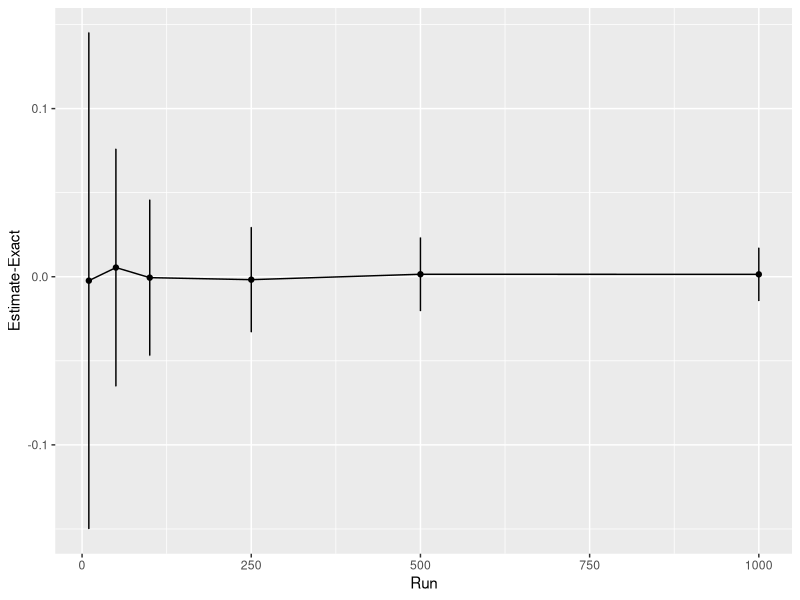
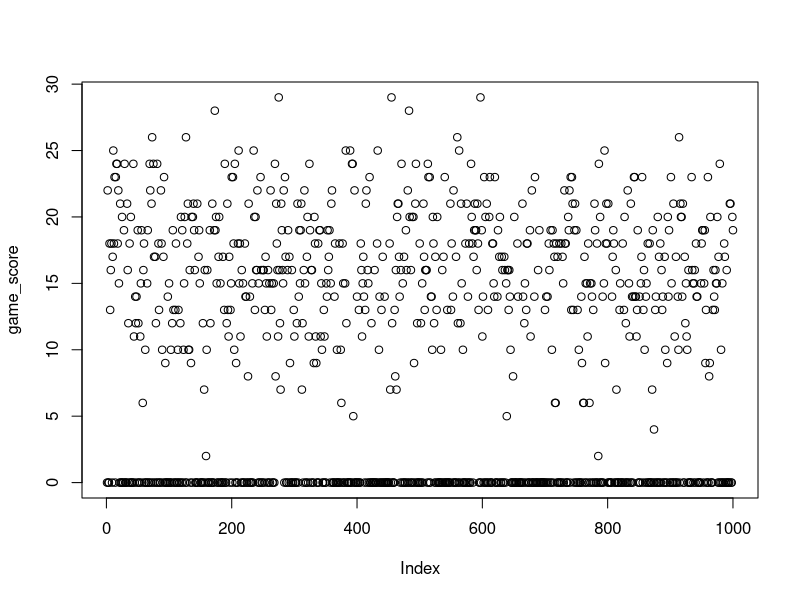

The R source for these figures, in order:
## ---- chunk 1
# Function to perform a single Monte Carlo integration estimate
monte_carlo_integral <- function(sample_size, lower = 1, upper = 3,
                                mean = 1, sd = 2) {
  # Simulate normally distributed numbers
  sims <- rnorm(sample_size, mean = mean, sd = sd)
  # Find proportion of values between lower and upper bounds
  mc_estimate <- sum(sims >= lower & sims <= upper) / sample_size
  return(mc_estimate)
}

# Function to estimate Monte Carlo accuracy for a given sample size
estimate_mc_accuracy <- function(sample_size, rpts = 100, lower = 1, upper = 3,
                                mean = 1, sd = 2) {
  # Calculate exact value of the integral
  mc_exact <- pnorm(q = upper, mean = mean, sd = sd) -
              pnorm(q = lower, mean = mean, sd = sd)

  # Vector to store results from each repeat
  mc_estimates <- rep(0, rpts)

  # Repeat the Monte Carlo estimation rpts times
  for (j in 1:rpts) {
    mc_estimates[j] <- monte_carlo_integral(sample_size, lower, upper, mean, sd)
  }

  # Return list with accuracy statistics
  return(list(
    mean_error = mean(mc_estimates - mc_exact),
    sd_error = sd(mc_estimates - mc_exact),
    estimates = mc_estimates,
    exact_value = mc_exact
  ))
}

## ---- chunk 2
# Define sample sizes to test
sample_sizes <- c(10, 50, 100, 250, 500, 1000)
n_sample_sizes <- length(sample_sizes)
rpts <- 100 # number of repeats for each sample size

# Initialize vectors to store results
accuracy <- rep(0, n_sample_sizes)
accuracy_sd <- rep(0, n_sample_sizes)

# Loop across sample sizes using our function
for (i in 1:n_sample_sizes) {
  result <- estimate_mc_accuracy(sample_sizes[i], rpts = rpts)
  accuracy[i] <- result$mean_error
  accuracy_sd[i] <- result$sd_error
}

cat("Mean errors:", accuracy)

cat("Standard deviation of errors:", accuracy_sd)

## ---- chunk 3
# load ggplot
library(ggplot2)

# create a data frame for plotting
df <- data.frame(sample_sizes, accuracy, accuracy_sd)

print(df)

# use ggplot to plot lines for the mean accuracy and error bars
# using the std dev
ggplot(df, aes(x = sample_sizes, y = accuracy)) +
  geom_line() +
  geom_point() +
  geom_errorbar(
      aes(ymin = accuracy - accuracy_sd, ymax = accuracy + accuracy_sd),
          width = .2,
          position = position_dodge(0.05)) +
  ylab("Estimate-Exact") +
  xlab("Run")
## ---- chunk 4
# simulates a game of 20 spins
play_game <- function() {
    # picks a number from the list (1, -1, 2)
    #  with probability 50%, 25% and 25% twenty times
  results <- sample(c(1, -1, 2), 20, replace = TRUE, prob = c(0.5, 0.25, 0.25))
  return(sum(results)) # function returns the sum of all the spins
}

# Define the number of runs
runs <- 100

score_per_game <- rep(0, runs) # vector to store outcome of each game
for (it in 1:runs) {
  score_per_game[it] <- play_game() # play the game by calling the function
}
expected_score <- mean(score_per_game) # average over all simulations

print(expected_score)
## ---- chunk 5
# simulates a game of up to n_spins
play_game <- function(n_spins) {
    # picks a number from the list (1, -1, 2)
    #  with probability 50%, 25% and 25% n_spins times
  results <- sample(c(1, -1, 2), n_spins,
    replace = TRUE, prob = c(0.5, 0.25, 0.25))
  results_sum <- cumsum(results) # compute a running sum of points
  # check if the game goes to zero at any point
  if (sum(results_sum <= 0)) {
    return(0) # return zero
  } else {
    return(results_sum[n_spins]) # returns the final score
  }
}

runs <- 1000
game_score <- rep(0, runs) # vector to store scores in each game played

# for each game
for (it in 1:runs) {
  game_score[it] <- play_game(n_spins = 20)
}

print(mean(game_score))

plot(game_score)
## ---- chunk 6
# updated play_game function
play_game <- function(n_spins, point_values = c(1, -1, 2),
                      probabilities = c(0.5, 0.25, 0.25)) {
  # picks a number from the point_values
  #  with given probabilities n_spins times
  results <- sample(point_values, n_spins,
                    replace = TRUE, prob = probabilities)
  results_sum <- cumsum(results) # compute a running sum of points
  # check if the game goes to zero at any point
  if (sum(results_sum <= 0)) {
    return(0) # return zero
  } else {
    return(results_sum[n_spins]) # returns the final score
  }
}
## ---- chunk 7
# Define scenarios for experimentation
scenarios <- list(
  scenario1 = list(
    point_values = c(1, -1, 2),
    probabilities = c(0.5, 0.25, 0.25),
    description = "Original Game"
  ),
  scenario2 = list(
    point_values = c(1, -1, 2),
    probabilities = c(0.4, 0.3, 0.3),
    description = "Higher chance of non-positive outcomes"
  ),
  scenario3 = list(
    point_values = c(2, -2, 4),
    probabilities = c(0.5, 0.25, 0.25),
    description = "Higher stakes"
  ),
  scenario4 = list(
    point_values = c(1, -1, 5),
    probabilities = c(0.5, 0.25, 0.25),
    description = "High reward for one outcome"
  )
)

# Initialize a data frame to store results
results_table <- data.frame(
  Scenario = character(),
  Expected_Score = numeric(),
  stringsAsFactors = FALSE
)

runs <- 1000

# Loop through each scenario
for (scenario_name in names(scenarios)) {
  scenario <- scenarios[[scenario_name]]
  game_scores <- replicate(runs, play_game(
    n_spins = 20,
    point_values = scenario$point_values,
    probabilities = scenario$probabilities
  ))

  mean_score <- mean(game_scores)

  # Add result to the table
  results_table <- rbind(results_table, data.frame(
    Scenario = scenario$description,
    Expected_Score = mean_score
  ))
}

# Print the results table
knitr::kable(
  results_table,
  caption = "Experimenting with different game parameters"
)
